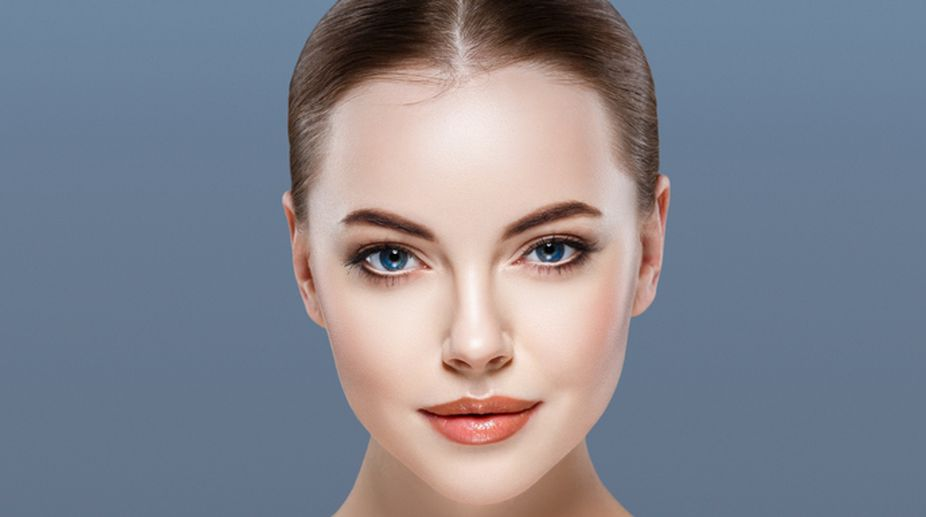
#> input picture Cartoonify Image/Cartoonify_face_image/Images/face.jpg, 926 x 517 px, found by its file name
$ python Cartoonify-face_image.py
#> lines starting #> are read from the running program, lines starting #| are printed output that depends on the picture; after the words box and inside, x2 and y2 are one past the last pixel; in counts of white or black regions, pixels touching at a corner belong together
# Importing required libraries
from skimage import io
import cv2
import numpy as np
from google.colab.patches import cv2_imshow

# Reading image
img = cv2.imread("face.jpg")
#> img is the input picture: shape (517, 926, 3); mean B, G, R 142.4, 131.9, 130
io.imshow(img)

# Converting to RGB
img = cv2.cvtColor(img, cv2.COLOR_BGR2RGB)
io.imshow(img)

# Detecting edges of the input image
gray = cv2.cvtColor(img, cv2.COLOR_BGR2GRAY)
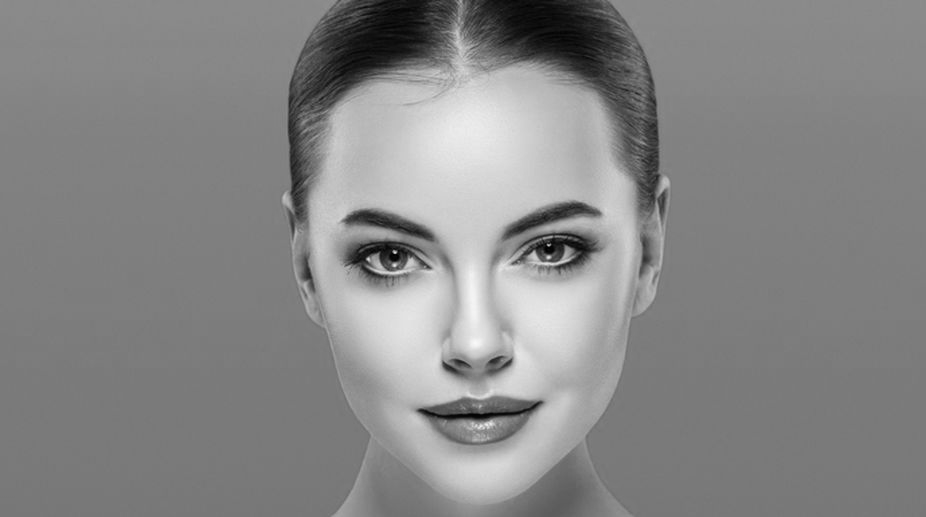
#> gray: shape (517, 926); min 0, max 249, mean 134.9
gray = cv2.medianBlur(gray, 5)
edges = cv2.adaptiveThreshold(
    gray,
    255,
    cv2.ADAPTIVE_THRESH_MEAN_C,
    cv2.THRESH_BINARY,
    9,
    9)
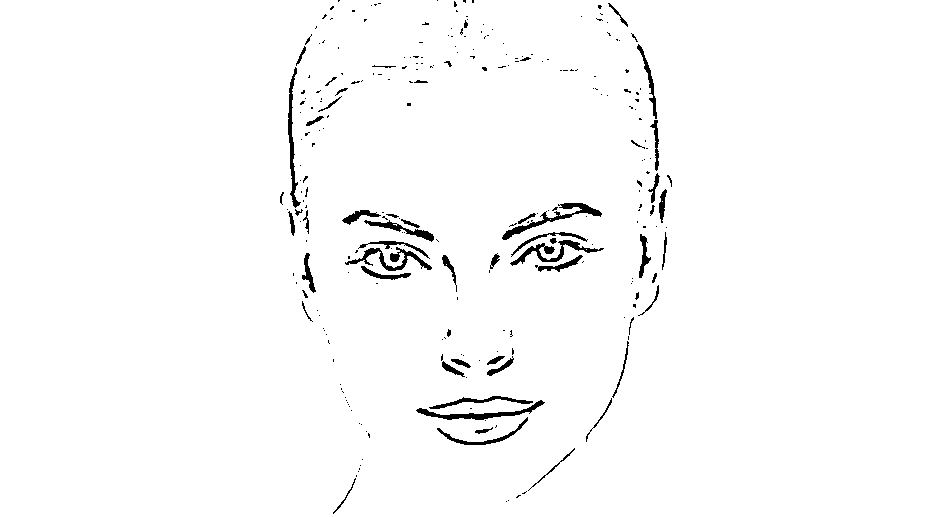
#> edges: shape (517, 926); 98.1% white; 263 black regions (202 under 20 px), largest, box (x1, y1, x2, y2) and area: (502, 203, 602, 240) 661, (416, 400, 545, 420) 601, (345, 247, 432, 271) 587
io.imshow(edges)

# Cartoonifying the image
color = cv2.bilateralFilter(img, 9, 250, 250)
cartoon = cv2.bitwise_and(color, color, mask=edges)
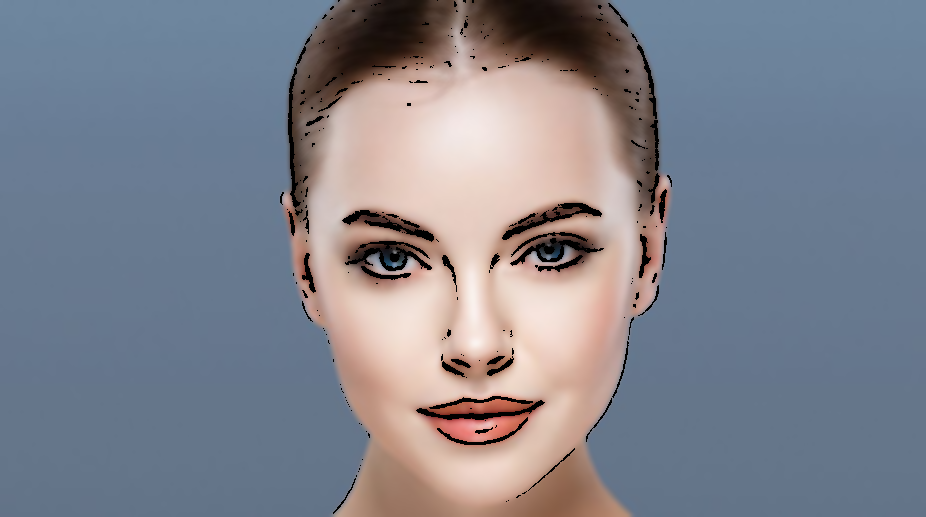
#> cartoon: shape (517, 926, 3); mean R, G, B 127.7, 130.3, 140.9

io.imshow(cartoon)
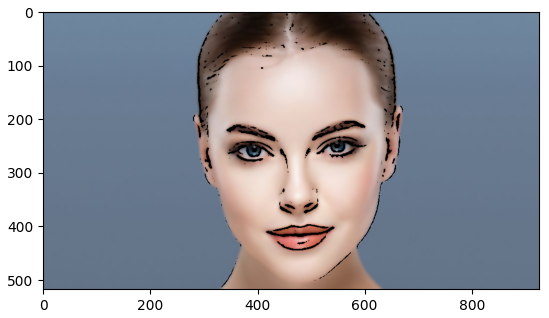
#> figure drawn by matplotlib, 1 panel; B, G, R data is drawn as R, G, B
